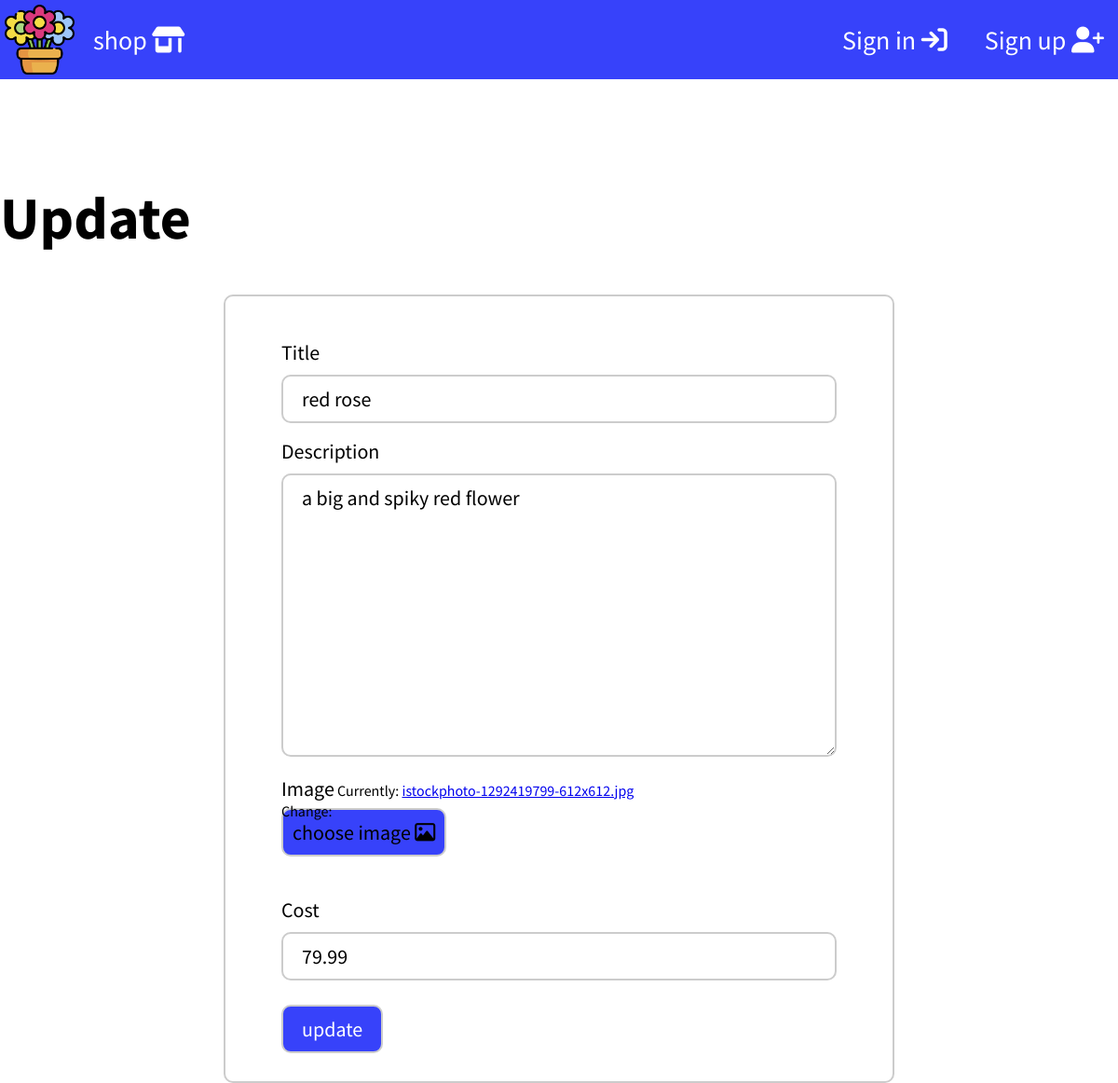
Screenshot of /shop/red-rose/update with the database file from the repository.
### products/models.py (models this page shows, shortened)
class Flower(models.Model):
	title = models.CharField(max_length = 50)
	description = models.TextField(max_length = 500)
	owner = models.ForeignKey(User, on_delete = models.CASCADE)
	slug = models.SlugField(unique = True)
	created = models.DateTimeField(auto_now_add = True)
	updated = models.DateTimeField(auto_now = True)
	image = models.ImageField()
	cost = models.FloatField()

### products/views.py (the view)
# urls.py: path("shop/<slug:slug>/update", update_view , name = "update"),
def update_view(request, slug):
	flower = get_object_or_404(Flower, slug = slug)
	form = CreateFlowerForm( instance = flower)
	if request.method == "POST":
		form = CreateFlowerForm( request.POST, instance = flower)
		if form.is_valid():
			form.save()
			return redirect("profile")
	ctx = {
		"form":form
	}
	return render(request, "products/update.html", ctx)

### products/forms.py
class CreateFlowerForm(forms.ModelForm):
	class Meta:
		model = Flower
		fields = ["title", "description", "image", "cost"]

### products/templates/products/update.html (shortened to what this page needs)
{% extends "base.html" %}
{% load static %}
{% block links %}
	<link rel="stylesheet" href="{% static 'accounts/css/style.css' %}">
{% endblock links%}
{% block main %}
	<div class="container">
		<h1>Update</h1>
		<form method="POST", enctype = "multipart/form-data">
			{% for field in form %}
				{% if field.label == "Image" %}
					<p class = "form-image">
					<label>{{ field.label }}</label>
					{{ field }}
					<span class = "choose-image">choose image <i class="fa-regular fa-image"></i> </span>
					</p>
				{% else %}
				<p>
					<label>{{ field.label }}</label>
					{{ field }}
				</p>
				{% endif %}
			{% endfor %}
			<button>update</button>
		</form>
	</div>
{% endblock main %}

### accounts/static/accounts/css/style.css (style rules this page uses)
.choose-image { position: absolute ; font-size: 22px ; left: 0px ; border-radius: 10px ; top: 35px ; z-index: -1 ; background-color: #3742fa ; border-width: 2px ; border-color: #ccc ; border-style: solid ; padding: 10px ; }
.form-image { position: relative ; }

### static/css/style.css (style rules this page uses)
* { font-family: 'Source Sans Pro', sans-serif ; box-sizing: border-box ; }
.container { width: 1200px ; margin: auto ; }
body { margin: 0px ; }
label { font-size: 28px ; }
form { width: 60% ; margin: 0 auto ; border: 2px solid #ccc ; border-radius: 10px ; padding: 30px 60px ; }
input, textarea { width: 100% ; padding: 10px 20px ; margin-top: 10px ; font-size: 22px; border-radius: 10px ; border: 2px solid #ccc ; outline: none ; }
button, .card a { font-size: 22px ; background-color: #3742fa ; border: 2px solid #ccc ; padding: 10px 20px ; border-radius: 10px ; margin-top: 10px ; color: white ; }
h1 { font-size: 64px ; }
label { font-size: 22px ; }

### rows the page displays
Flower: form "red rose" "a big and spiky red flower" "79.99", form "Currently: istockphoto-1292419799-612x612.jpg Change:"

### other values shown
{{ field.label }} "Title" "Description" "Cost"
{{ field.label }} "Image"
